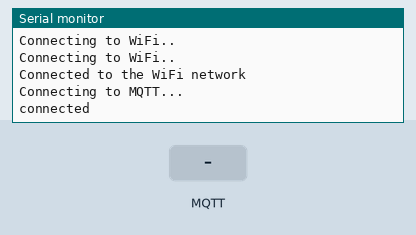
This sketch was run on a simulated ESP32. On the bench: the last lines printed to the serial monitor. The inputs (shaded band) are chosen by the test bench. WiFi joins after 1.5 s; servers stay silent unless stated; no MQTT or app messages arrive unless stated.

Above: at 2.7 s.
2.8 s: MQTT message "1" arrives on the first subscribed topic
At 3.4 s:
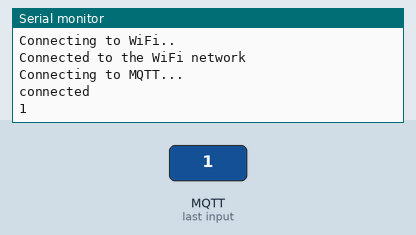
4.3 s: MQTT message "on" arrives on the first subscribed topic
At 5.5 s:
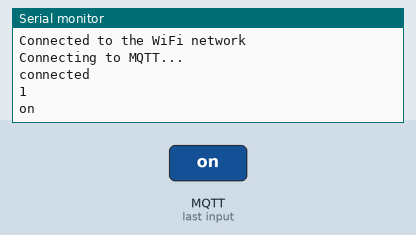
5.8 s: MQTT message "off" arrives on the first subscribed topic
At 6.9 s:
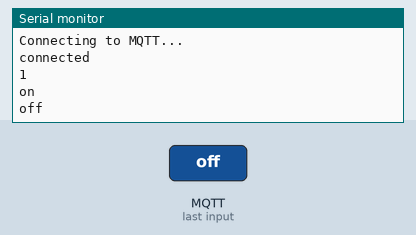

Measured:
- after the input at 2.8 s, the serial monitor: prints a new line at once (image 1)
- after the input at 4.3 s, the serial monitor: prints a new line at once (image 2)
- after the input at 5.8 s, the serial monitor: prints a new line at once (image 3)

The sketch:

ESP_SMTP.ino
```cpp
#include <WiFi.h>
#include <PubSubClient.h>
#include <ESP_Mail_Client.h>
#include <Arduino.h>
#define SMTP_HOST "smtp.gmail.com"
#define SMTP_PORT 465
#define AUTHOR_EMAIL "roadredpo@gmail.com"
#define AUTHOR_PASSWORD "robin#fml"
#define RECIPIENT_EMAIL "rahulsaravanan97@gmail.com"
SMTPSession smtp;

const char* ssid = "AssAssin";
const char* password =  "ggwpnt#123";
const char* mqttServer = "public.cloud.shiftr.io";
const int mqttPort = 1883;
const char* mqttUser = "public";
const char* mqttPassword = "public";
int topicsArry[4]={};

String messageTemp;
WiFiClient espClient;
PubSubClient client(espClient);

void callback(char* topic, byte* payload, unsigned int length) {

    payload[length] = '\0';
    String value = String((char*) payload);
    Serial.println(value);
    ESP_Mail_Session session;
    session.server.host_name = SMTP_HOST;
    session.server.port = SMTP_PORT;
    session.login.email = AUTHOR_EMAIL;
    session.login.password = AUTHOR_PASSWORD;
    session.login.user_domain = "";
    SMTP_Message message;
    message.sender.name = "Team 7 File Transfer";
    message.sender.email = AUTHOR_EMAIL;
    message.subject = "Your OTP";
    message.addRecipient("Sara", RECIPIENT_EMAIL);
    String textMsg = "Here is your OTP"+value;
    message.text.content = textMsg.c_str();
    message.text.charSet = "us-ascii";
    message.text.transfer_encoding = Content_Transfer_Encoding::enc_7bit;
    smtp.connect(&session);
    MailClient.sendMail(&smtp,&message);


    }

void setup() {

  Serial.begin(115200);

  WiFi.begin(ssid, password);

  while (WiFi.status() != WL_CONNECTED) {
    delay(500);
    Serial.println("Connecting to WiFi..");
  }
  Serial.println("Connected to the WiFi network");

  client.setServer(mqttServer, mqttPort);
 client.setCallback(callback);

  while (!client.connected()) {
    Serial.println("Connecting to MQTT...");

    if (client.connect("RSSSS_ESP", mqttUser, mqttPassword )) {

      Serial.println("connected");

    } else {

      Serial.print("failed with state ");
      Serial.print(client.state());
      delay(2000);

    }
  }

  client.subscribe("ece508/finalproject/ECE508Team7/request");

  //Serial.print("dfdf");


}

void loop() {

  client.loop();
  //Serial.print("dfsdf");
}
```
